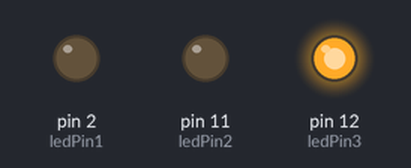
The sketch below on a simulated Arduino Uno, built with avr-gcc and run on an emulated ATmega328P. Shown: output pins drawn as LEDs (lit = HIGH).

Above: at 0.5 s.
At 1.5 s:
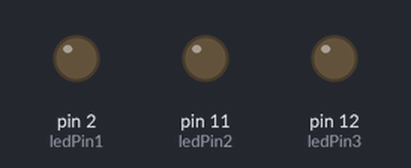
At 2.7 s:
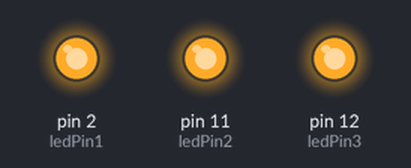
Timing chart, 0 to 5.8 s (numbered marks = the images above):
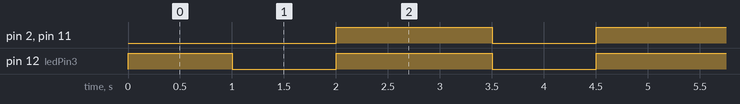

The sketch:

PROBLEMA_1_ARDUINO.ino
```cpp
const int ledPin1= 2;
const int ledPin2= 11;
const int ledPin3= 12;
void setup() {
pinMode ( ledPin1 , OUTPUT );
pinMode ( ledPin2 , OUTPUT );
pinMode ( ledPin3 , OUTPUT );


}
void loop() {
digitalWrite ( ledPin3 ,HIGH );
delay(1000);
digitalWrite ( ledPin1 ,LOW );
digitalWrite ( ledPin2 ,LOW );
digitalWrite ( ledPin3 ,LOW );
delay(1000);
digitalWrite ( ledPin1 ,HIGH );
digitalWrite ( ledPin2 ,HIGH );
digitalWrite ( ledPin3 ,HIGH );
delay(500);


}
```

Measured:
- by itself, pin 2 (ledPin1), pin 11 (ledPin2): alternates HIGH for 1.5 s and LOW for 1.0 s
- by itself, pin 12 (ledPin3): repeats every 2.5 s: LOW 1.0 s, HIGH 1.5 s
